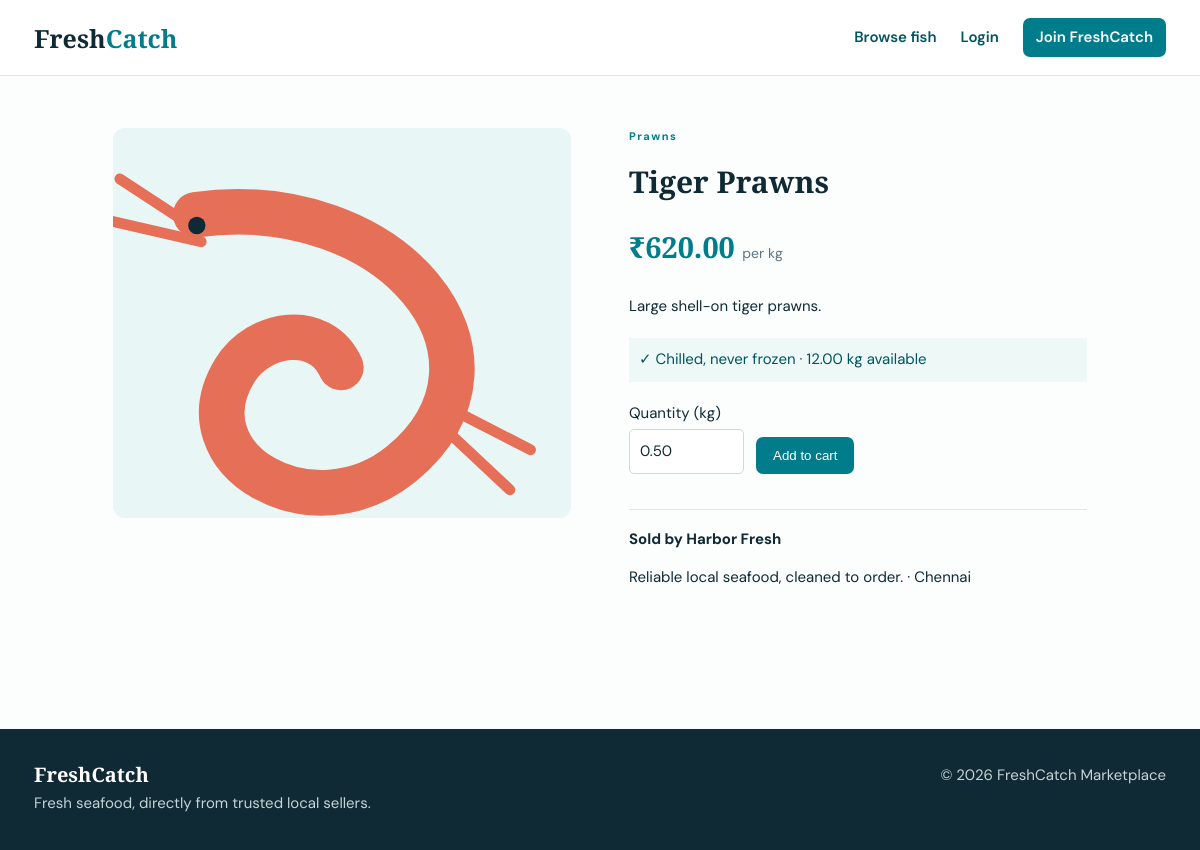
The page /product.php?id=4 on the database its author committed.
### tables this page shows
CREATE TABLE products (
 id INT UNSIGNED AUTO_INCREMENT PRIMARY KEY, seller_id INT UNSIGNED NOT NULL, category_id INT UNSIGNED NOT NULL, name VARCHAR(140) NOT NULL,
 description TEXT NOT NULL, image_path VARCHAR(255), price DECIMAL(10,2) NOT NULL, stock DECIMAL(10,2) NOT NULL DEFAULT 0,
 min_quantity DECIMAL(10,2) NOT NULL DEFAULT 1, freshness_info VARCHAR(180), is_available TINYINT(1) DEFAULT 1,
 created_at TIMESTAMP DEFAULT CURRENT_TIMESTAMP, updated_at TIMESTAMP DEFAULT CURRENT_TIMESTAMP ON UPDATE CURRENT_TIMESTAMP,
 FOREIGN KEY(seller_id) REFERENCES seller_profiles(id) ON DELETE CASCADE, FOREIGN KEY(category_id) REFERENCES categories(id), INDEX(category_id), INDEX(seller_id), INDEX(price)
);

CREATE TABLE categories (id INT UNSIGNED AUTO_INCREMENT PRIMARY KEY, name VARCHAR(80) NOT NULL UNIQUE, description VARCHAR(255), is_active TINYINT(1) DEFAULT 1, created_at TIMESTAMP DEFAULT CURRENT_TIMESTAMP);

CREATE TABLE seller_profiles (
 id INT UNSIGNED AUTO_INCREMENT PRIMARY KEY, user_id INT UNSIGNED NOT NULL UNIQUE, shop_name VARCHAR(120) NOT NULL,
 description TEXT, location VARCHAR(150), approval_status ENUM('pending','approved','rejected') NOT NULL DEFAULT 'pending',
 approved_at DATETIME NULL, FOREIGN KEY(user_id) REFERENCES users(id) ON DELETE CASCADE
);

### includes/db.php (called while the page is built)
<?php require_once __DIR__.'/config.php';
function db(): PDO { static $pdo; if (!$pdo) { $pdo=new PDO('mysql:host='.DB_HOST.';dbname='.DB_NAME.';charset=utf8mb4',DB_USER,DB_PASS,[PDO::ATTR_ERRMODE=>PDO::ERRMODE_EXCEPTION,PDO::ATTR_DEFAULT_FETCH_MODE=>PDO::FETCH_ASSOC]); } return $pdo; }

### includes/functions.php (called while the page is built, shortened)
<?php require_once __DIR__.'/db.php';
function e($v): string { return htmlspecialchars((string)$v, ENT_QUOTES, 'UTF-8'); }
function url($path=''): string { return BASE_URL . '/' . ltrim($path,'/'); }

### product.php (the view, shortened to what this page needs)
<?php require 'includes/auth.php';$id=(int)($_GET['id']??0);$s=db()->prepare("SELECT p.*,sp.shop_name,sp.description shop_description,sp.location,c.name category,u.name seller_name FROM products p JOIN seller_profiles sp ON p.seller_id=sp.id JOIN users u ON sp.user_id=u.id JOIN categories c ON p.category_id=c.id WHERE p.id=? AND p.is_available=1 AND sp.approval_status='approved'");$s->execute([$id]);$p=$s->fetch();if(!$p){http_response_code(404);exit('Product not found');}
$pageTitle=$p['name'];require 'includes/header.php';?>
<div class="product-detail"><div class="detail-image"><?php if($p['image_path']):?><img src="<?=url($p['image_path'])?>" alt="<?=e($p['name'])?>"><?php else:?>🐟<?php endif;?></div><div><p class="eyebrow"><?=e($p['category'])?></p><h1><?=e($p['name'])?></h1><p class="detail-price">₹<?=number_format($p['price'],2)?> <small>per kg</small></p><p><?=nl2br(e($p['description']))?></p><div class="freshness">✓ <?=e($p['freshness_info']?:'Fresh and ready to order')?> · <?=e($p['stock'])?> kg available</div><form method="post" class="add-cart"><input type="hidden" name="csrf" value="<?=csrf()?>"><label>Quantity (kg)<input type="number" step="0.5" min="<?=$p['min_quantity']?>" max="<?=$p['stock']?>" name="quantity" value="<?=$p['min_quantity']?>"></label><button <?=!$p['stock']?'disabled':''?>>Add to cart</button></form><div class="shop-box"><strong>Sold by <?=e($p['shop_name'])?></strong><p><?=e($p['shop_description'])?> · <?=e($p['location'])?></p></div></div></div><?php require 'includes/footer.php'; ?>

### assets/css/style.css (style rules this page uses)
:root { --ink:#102a35;--muted:#617581;--sea:#007c8b;--deep:#00545f;--foam:#eef8f7;--coral:#f2634c;--line:#dbe8e7;--white:#fff }
* { box-sizing:border-box }
body { margin:0;color:var(--ink);font:15px/1.55 'DM Sans',sans-serif;background:#fcfefd }
button,.button { border:0;background:var(--sea);color:white;padding:11px 17px;border-radius:7px;font:600 14px inherit;cursor:pointer;display:inline-block }
.eyebrow { font-size:11px;font-weight:700;letter-spacing:1.5px;color:var(--sea);margin:0 0 9px }
.hero h1,h1,h2 { font-family:'Playfair Display';line-height:1.1 }
.product-image img,.thumb img,.detail-image img { width:100%;height:100%;object-fit:cover }
.filters input,.filters select,input,textarea,select { padding:10px;border:1px solid #cadbd9;border-radius:5px;background:#fff;font:inherit;color:var(--ink) }
.product-detail { display:grid;grid-template-columns:1fr 1fr;gap:58px;padding:52px 7% }
.detail-image { height:390px;background:var(--foam);display:grid;place-items:center;font-size:130px;border-radius:12px;overflow:hidden }
.detail-price { font:700 29px 'Playfair Display';color:var(--sea) }
.detail-price small { font:400 14px 'DM Sans';color:var(--muted) }
.freshness { background:var(--foam);padding:10px;color:var(--deep);margin:20px 0 }
.add-cart { display:flex;gap:12px;align-items:end }
.add-cart label { display:grid;gap:4px }
.add-cart input { width:115px }
.shop-box { margin-top:35px;border-top:1px solid var(--line);padding-top:18px }

### rows shown on the page
products: image_path (picture), category.name "Prawns", name "Tiger Prawns", price "620.00", description "Large shell-on tiger prawns.", freshness_info "Chilled, never frozen", stock "12.00", quantity "0.50", seller.shop_name "Harbor Fresh", seller.description "Reliable local seafood, cleaned to order.", seller.location "Chennai"
